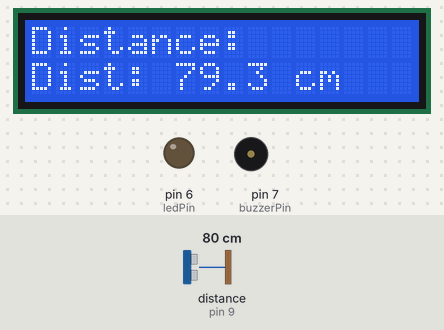
Simulated run of this sketch. Board: Arduino Uno, built with avr-gcc and run on an emulated ATmega328P. Shown: 16×2 character LCD, output pins drawn as LEDs (lit = HIGH), buzzer (waves = sounding, pin HIGH). Wiring (inferred from the names in the program): ultrasonic range finder: trigger pin 8; echo pin 9. The test bench sets the inputs (shaded band); at power-on: distance to the obstacle (sensor on pin 9) 80 cm. The echo pulse lasts 58.3 µs per cm; pins used as bus, display or sensor lines are not drawn; what the sketch prints to the serial monitor is not drawn.

Above: at 2.2 s.
2.3 s: distance to the obstacle (sensor on pin 9) set to 27 cm
At 3.4 s:
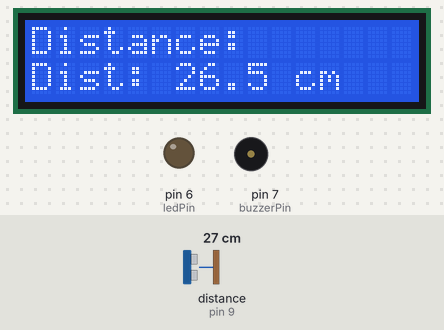
5.1 s: distance to the obstacle (sensor on pin 9) set to 22 cm
At 6.7 s:
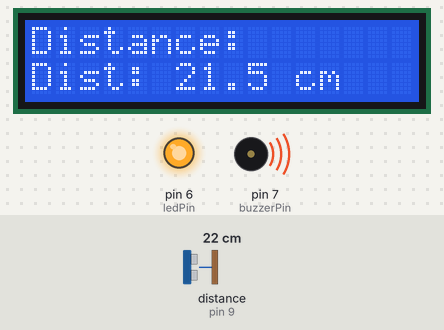
7.6 s: distance to the obstacle (sensor on pin 9) set to 18 cm
At 9.4 s:
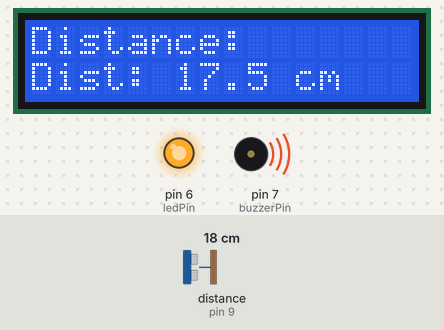
9.6 s: distance to the obstacle (sensor on pin 9) set to 35 cm
At 10.4 s:
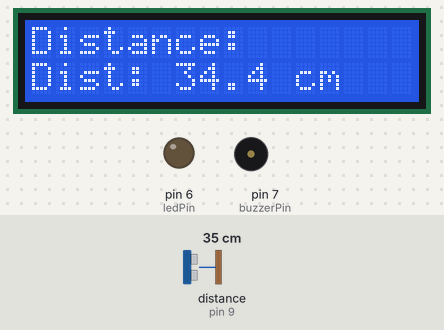
Timing chart, 0 to 12.6 s (numbered marks = the images above; inputs shaded):
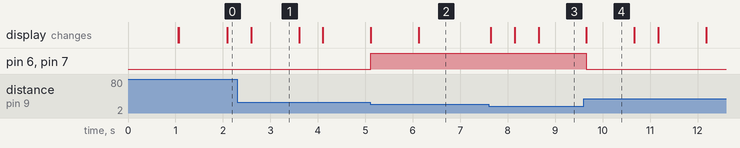

Measured:
- the behaviour switches between 25 and 24 cm on distance to the obstacle (sensor on pin 9) (found by bisection; images 1 and 2)
- after the input at 2.3 s, the display: changes after 0.29 s (image 1)
- after the input at 5.1 s, pin 6 (ledPin), pin 7 (buzzerPin): LOW → HIGH at once; the display: first changes at once (image 2 shows a later state)
- after the input at 7.6 s, the display: changes at once (image 3)
- after the input at 9.6 s, pin 6 (ledPin), pin 7 (buzzerPin): HIGH → LOW after 0.06 s; the display: changes after 0.06 s (image 4)
- what the display in image 1 shows lasts 1.0 s, from 2.6 s to 3.6 s

The sketch:

led-controller.ino
```cpp
#include <LiquidCrystal.h>

// LCD pins: rs, en, d4, d5, d6, d7
LiquidCrystal lcd(12, 11, 5, 4, 3, 2);

// HC-SR04 sensor and alert pins
const int trigPin = 8;
const int echoPin = 9;
const int buzzerPin = 7;
const int ledPin = 6;
const int distanceThreshold = 24;  // Distance alert threshold (cm)

void setup() {
  delay(1000); // Allow LCD to power up
  lcd.begin(16, 2);
  lcd.setCursor(0, 0);
  lcd.print("Distance:");

  pinMode(trigPin, OUTPUT);
  pinMode(echoPin, INPUT);
  pinMode(buzzerPin, OUTPUT);
  pinMode(ledPin, OUTPUT);

  Serial.begin(115200);
}

void loop() {
  // Trigger ultrasonic sensor
  digitalWrite(trigPin, LOW);
  delayMicroseconds(2);
  digitalWrite(trigPin, HIGH);
  delayMicroseconds(10);
  digitalWrite(trigPin, LOW);

  // Read echo time
  long duration = pulseIn(echoPin, HIGH, 30000);  // Timeout = 30ms
  float distance = duration * 0.034 / 2;

  // Debug output
  Serial.print("Distance: ");
  Serial.print(distance, 1);
  Serial.println(" cm");

  // Update LCD (only overwrite what's needed)
  lcd.setCursor(0, 1);
  lcd.print("Dist: ");
  lcd.print(distance, 1);  // 1 decimal point
  lcd.print(" cm   ");     // Padding to erase old digits

  // Trigger alert if object is too close
  if (distance > 0 && distance < distanceThreshold) {
    digitalWrite(buzzerPin, HIGH);
    digitalWrite(ledPin, HIGH);
  } else {
    digitalWrite(buzzerPin, LOW);
    digitalWrite(ledPin, LOW);
  }

  delay(500);
}
```
